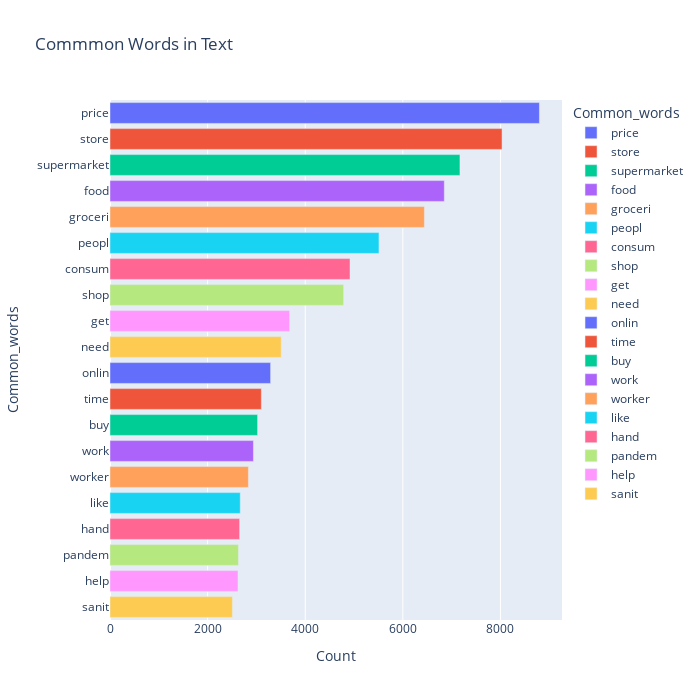

Write notebook code for a chart like this one.
### Code cell
import plotly.express as px

fig = px.bar(df_common_train, x="Count", y="Common_words", title='Commmon Words in Text', orientation='h', 
             width=700, height=700,color='Common_words', )
fig.show()

### Figure 1 — Plotly figure (JSON) as saved in the notebook; plotly's stock layout.template omitted (floating-point values rounded to 4 significant figures)
{"data": [{"alignmentgroup": "True", "hovertemplate": "Common_words=%{y}<br>Count=%{x}<extra></extra>", "legendgroup": "price", "marker": {"color": "#636efa"}, "name": "price", "offsetgroup": "price", "orientation": "h", "showlegend": true, "textposition": "auto", "type": "bar", "x": [8798], "xaxis": "x", "y": ["price"], "yaxis": "y"}, {"alignmentgroup": "True", "hovertemplate": "Common_words=%{y}<br>Count=%{x}<extra></extra>", "legendgroup": "store", "marker": {"color": "#EF553B"}, "name": "store", "offsetgroup": "store", "orientation": "h", "showlegend": true, "textposition": "auto", "type": "bar", "x": [8033], "xaxis": "x", "y": ["store"], "yaxis": "y"}, {"alignmentgroup": "True", "hovertemplate": "Common_words=%{y}<br>Count=%{x}<extra></extra>", "legendgroup": "supermarket", "marker": {"color": "#00cc96"}, "name": "supermarket", "offsetgroup": "supermarket", "orientation": "h", "showlegend": true, "textposition": "auto", "type": "bar", "x": [7170], "xaxis": "x", "y": ["supermarket"], "yaxis": "y"}, {"alignmentgroup": "True", "hovertemplate": "Common_words=%{y}<br>Count=%{x}<extra></extra>", "legendgroup": "food", "marker": {"color": "#ab63fa"}, "name": "food", "offsetgroup": "food", "orientation": "h", "showlegend": true, "textposition": "auto", "type": "bar", "x": [6850], "xaxis": "x", "y": ["food"], "yaxis": "y"}, {"alignmentgroup": "True", "hovertemplate": "Common_words=%{y}<br>Count=%{x}<extra></extra>", "legendgroup": "groceri", "marker": {"color": "#FFA15A"}, "name": "groceri", "offsetgroup": "groceri", "orientation": "h", "showlegend": true, "textposition": "auto", "type": "bar", "x": [6442], "xaxis": "x", "y": ["groceri"], "yaxis": "y"}, {"alignmentgroup": "True", "hovertemplate": "Common_words=%{y}<br>Count=%{x}<extra></extra>", "legendgroup": "peopl", "marker": {"color": "#19d3f3"}, "name": "peopl", "offsetgroup": "peopl", "orientation": "h", "showlegend": true, "textposition": "auto", "type": "bar", "x": [5511], "xaxis": "x", "y": ["peopl"], "yaxis": "y"}, {"alignmentgroup": "True", "hovertemplate": "Common_words=%{y}<br>Count=%{x}<extra></extra>", "legendgroup": "consum", "marker": {"color": "#FF6692"}, "name": "consum", "offsetgroup": "consum", "orientation": "h", "showlegend": true, "textposition": "auto", "type": "bar", "x": [4918], "xaxis": "x", "y": ["consum"], "yaxis": "y"}, {"alignmentgroup": "True", "hovertemplate": "Common_words=%{y}<br>Count=%{x}<extra></extra>", "legendgroup": "shop", "marker": {"color": "#B6E880"}, "name": "shop", "offsetgroup": "shop", "orientation": "h", "showlegend": true, "textposition": "auto", "type": "bar", "x": [4787], "xaxis": "x", "y": ["shop"], "yaxis": "y"}, {"alignmentgroup": "True", "hovertemplate": "Common_words=%{y}<br>Count=%{x}<extra></extra>", "legendgroup": "get", "marker": {"color": "#FF97FF"}, "name": "get", "offsetgroup": "get", "orientation": "h", "showlegend": true, "textposition": "auto", "type": "bar", "x": [3681], "xaxis": "x", "y": ["get"], "yaxis": "y"}, {"alignmentgroup": "True", "hovertemplate": "Common_words=%{y}<br>Count=%{x}<extra></extra>", "legendgroup": "need", "marker": {"color": "#FECB52"}, "name": "need", "offsetgroup": "need", "orientation": "h", "showlegend": true, "textposition": "auto", "type": "bar", "x": [3508], "xaxis": "x", "y": ["need"], "yaxis": "y"}, {"alignmentgroup": "True", "hovertemplate": "Common_words=%{y}<br>Count=%{x}<extra></extra>", "legendgroup": "onlin", "marker": {"color": "#636efa"}, "name": "onlin", "offsetgroup": "onlin", "orientation": "h", "showlegend": true, "textposition": "auto", "type": "bar", "x": [3291], "xaxis": "x", "y": ["onlin"], "yaxis": "y"}, {"alignmentgroup": "True", "hovertemplate": "Common_words=%{y}<br>Count=%{x}<extra></extra>", "legendgroup": "time", "marker": {"color": "#EF553B"}, "name": "time", "offsetgroup": "time", "orientation": "h", "showlegend": true, "textposition": "auto", "type": "bar", "x": [3101], "xaxis": "x", "y": ["time"], "yaxis": "y"}, {"alignmentgroup": "True", "hovertemplate": "Common_words=%{y}<br>Count=%{x}<extra></extra>", "legendgroup": "buy", "marker": {"color": "#00cc96"}, "name": "buy", "offsetgroup": "buy", "orientation": "h", "showlegend": true, "textposition": "auto", "type": "bar", "x": [3024], "xaxis": "x", "y": ["buy"], "yaxis": "y"}, {"alignmentgroup": "True", "hovertemplate": "Common_words=%{y}<br>Count=%{x}<extra></extra>", "legendgroup": "work", "marker": {"color": "#ab63fa"}, "name": "work", "offsetgroup": "work", "orientation": "h", "showlegend": true, "textposition": "auto", "type": "bar", "x": [2939], "xaxis": "x", "y": ["work"], "yaxis": "y"}, {"alignmentgroup": "True", "hovertemplate": "Common_words=%{y}<br>Count=%{x}<extra></extra>", "legendgroup": "worker", "marker": {"color": "#FFA15A"}, "name": "worker", "offsetgroup": "worker", "orientation": "h", "showlegend": true, "textposition": "auto", "type": "bar", "x": [2836], "xaxis": "x", "y": ["worker"], "yaxis": "y"}, {"alignmentgroup": "True", "hovertemplate": "Common_words=%{y}<br>Count=%{x}<extra></extra>", "legendgroup": "like", "marker": {"color": "#19d3f3"}, "name": "like", "offsetgroup": "like", "orientation": "h", "showlegend": true, "textposition": "auto", "type": "bar", "x": [2669], "xaxis": "x", "y": ["like"], "yaxis": "y"}, {"alignmentgroup": "True", "hovertemplate": "Common_words=%{y}<br>Count=%{x}<extra></extra>", "legendgroup": "hand", "marker": {"color": "#FF6692"}, "name": "hand", "offsetgroup": "hand", "orientation": "h", "showlegend": true, "textposition": "auto", "type": "bar", "x": [2656], "xaxis": "x", "y": ["hand"], "yaxis": "y"}, {"alignmentgroup": "True", "hovertemplate": "Common_words=%{y}<br>Count=%{x}<extra></extra>", "legendgroup": "pandem", "marker": {"color": "#B6E880"}, "name": "pandem", "offsetgroup": "pandem", "orientation": "h", "showlegend": true, "textposition": "auto", "type": "bar", "x": [2632], "xaxis": "x", "y": ["pandem"], "yaxis": "y"}, {"alignmentgroup": "True", "hovertemplate": "Common_words=%{y}<br>Count=%{x}<extra></extra>", "legendgroup": "help", "marker": {"color": "#FF97FF"}, "name": "help", "offsetgroup": "help", "orientation": "h", "showlegend": true, "textposition": "auto", "type": "bar", "x": [2623], "xaxis": "x", "y": ["help"], "yaxis": "y"}, {"alignmentgroup": "True", "hovertemplate": "Common_words=%{y}<br>Count=%{x}<extra></extra>", "legendgroup": "sanit", "marker": {"color": "#FECB52"}, "name": "sanit", "offsetgroup": "sanit", "orientation": "h", "showlegend": true, "textposition": "auto", "type": "bar", "x": [2508], "xaxis": "x", "y": ["sanit"], "yaxis": "y"}], "layout": {"barmode": "relative", "height": 700, "legend": {"title": {"text": "Common_words"}, "tracegroupgap": 0}, "title": {"text": "Commmon Words in Text"}, "width": 700, "xaxis": {"anchor": "y", "domain": [0, 1], "title": {"text": "Count"}}, "yaxis": {"anchor": "x", "categoryarray": ["sanit", "help", "pandem", "hand", "like", "worker", "work", "buy", "time", "onlin", "need", "get", "shop", "consum", "peopl", "groceri", "food", "supermarket", "store", "price"], "categoryorder": "array", "domain": [0, 1], "title": {"text": "Common_words"}}}}
